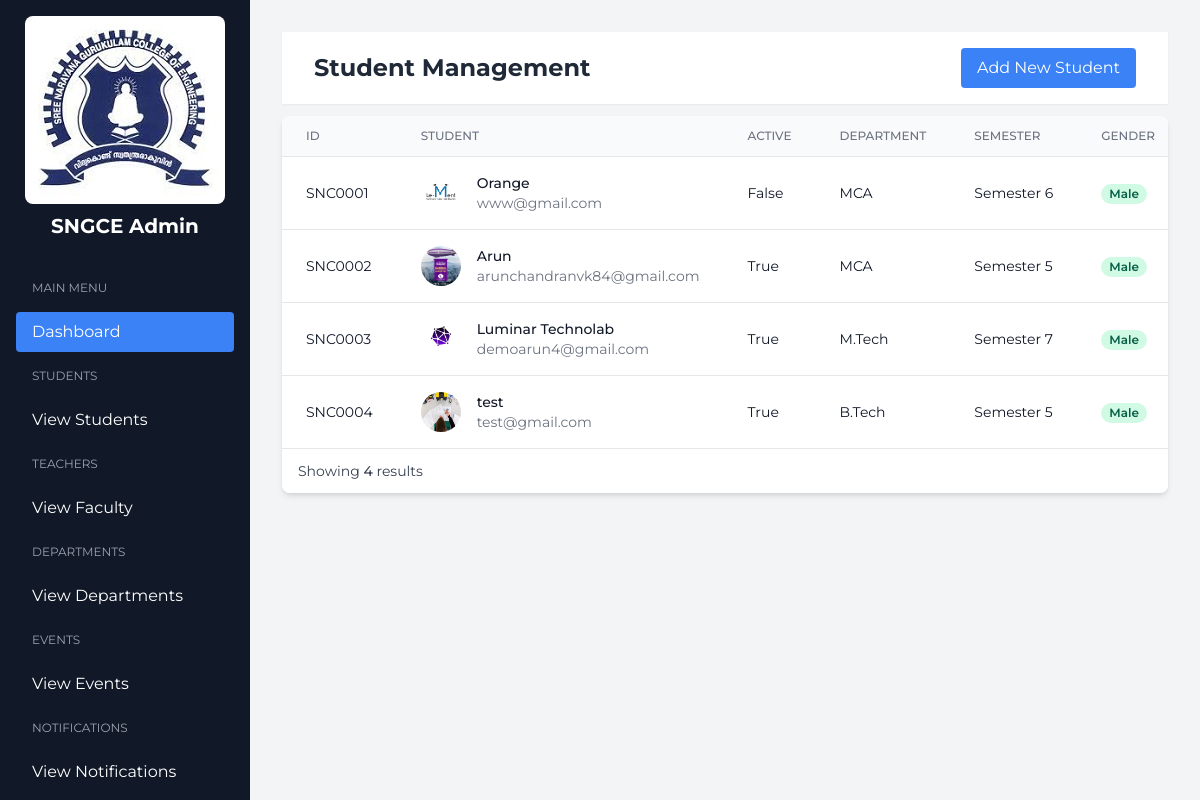
The page /student/ on the database its author committed.
### accounts/models.py (models this page shows, shortened)
class CustomUser(AbstractBaseUser,PermissionsMixin):
    name=models.CharField(max_length=200)
    email=models.EmailField(unique=True)
    is_active=models.BooleanField(default=True)
    is_staff=models.BooleanField(default=False)
    is_superuser=models.BooleanField(default=False)
    is_verified = models.BooleanField(default=False)
    objects = CustomUserManager()
    USERNAME_FIELD = 'email'
    REQUIRED_FIELDS = ['name']

class Student(CustomUser):
    std_id=models.CharField(unique=True,max_length=50)
    img=models.FileField(upload_to='media/student_image',null=True)
    options=(
        ("Male","Male"),
        ("Female","Female"),
        ("Others","Others")
    )
    gender=models.CharField(max_length=100,choices=options,default="Male")
    dob=models.DateField(null=True)
    sem = models.CharField(max_length=100,null=True)
    department=models.ForeignKey(Department,on_delete=models.CASCADE)

class CustomUser(AbstractBaseUser,PermissionsMixin):
    name=models.CharField(max_length=200)
    email=models.EmailField(unique=True)
    is_active=models.BooleanField(default=True)
    is_staff=models.BooleanField(default=False)
    is_superuser=models.BooleanField(default=False)
    is_verified = models.BooleanField(default=False)
    objects = CustomUserManager()
    USERNAME_FIELD = 'email'
    REQUIRED_FIELDS = ['name']

class Department(models.Model):
    name = models.CharField(max_length=100)
    created_at = models.DateTimeField(auto_now_add=True)

### adminpage/views.py (the view, shortened to what this page needs)
# urls.py: path('student/',StudentView.as_view(),name='student'),
class StudentView(View):
    template_name = 'student_view.html'
    def get(self, request, *args, **kwargs):
        student = Student.objects.all()
        count = student.count()
        department = Department.objects.all()
        context = {
            'students':student,
            'department':department,
            'count':count
        }
        return render(request, self.template_name, context)

### adminpage/templates/student_view.html (shortened to what this page needs)
{% extends 'admin_home.html' %}
{% block adminhome %}
{% load static %}
    <main class="main-content min-h-screen p-8">
        <header class="bg-white shadow-sm mb-3">
            <div class="flex justify-between items-center px-8 py-4">
                <h2 class="text-2xl font-bold text-gray-800">Student Management</h2>
                <div class="flex items-center space-x-4">
                    <button onclick="showAddTeacherModal()" class="bg-blue-500 text-white px-4 py-2 rounded hover:bg-blue-600">
                        Add New Student
                    </button>
                </div>
            </div>
        </header>
        <div class="mb-6">
            <div class="bg-white rounded-lg shadow-md overflow-hidden">
                <table class="min-w-full divide-y divide-gray-200">
                    <thead class="bg-gray-50">
                        <tr>
                            <th class="px-6 py-3 text-left text-xs font-medium text-gray-500 uppercase">ID</th>
                            <th class="px-6 py-3 text-left text-xs font-medium text-gray-500 uppercase">Student</th>
                            <th class="px-6 py-3 text-left text-xs font-medium text-gray-500 uppercase">Active</th>
                            <th class="px-6 py-3 text-left text-xs font-medium text-gray-500 uppercase">Department</th>
                            <th class="px-6 py-3 text-left text-xs font-medium text-gray-500 uppercase">Semester</th>
                            <th class="px-6 py-3 text-left text-xs font-medium text-gray-500 uppercase">Gender</th>
                        </tr>
                    </thead>
                    <tbody class="bg-white divide-y divide-gray-200">
                        {% for stu in students %}
                        <tr>
                            <td class="px-6 py-4 whitespace-nowrap">
                                <div class="text-sm text-gray-900">{{stu.std_id}}</div>
                            </td>
                            <td class="px-6 py-4 whitespace-nowrap">
                                <div class="flex items-center">
                                    <div class="flex-shrink-0 h-10 w-10">
                                        <img class="h-10 w-10 rounded-full" src="{{ stu.img.url }}" alt="photo" accept="image/*">
                                    </div>
                                    <div class="ml-4">
                                        <div class="text-sm font-medium text-gray-900">{{ stu.name }}</div>
                                         <div class="text-sm text-gray-500">{{ stu.email}}</div>
                                    </div>
                                </div>
                            </td>
                            <td class="px-6 py-4 whitespace-nowrap">
                                <div class="text-sm text-gray-900">{{ stu.is_active}}</div>
                            </td>
                            <td class="px-6 py-4 whitespace-nowrap">
                                <div class="text-sm text-gray-900">{{ stu.department.name}}</div>
                            </td>
                            <td class="px-6 py-4 whitespace-nowrap">
                                <div class="text-sm text-gray-900">{{ stu.sem}}</div>
                            </td>
                            <td class="px-6 py-4 whitespace-nowrap">
                                <span class="px-2 inline-flex text-xs leading-5 font-semibold rounded-full bg-green-100 text-green-800">
                                    {{stu.gender}}
                                </span>
                            </td>
                        </tr>
                                           {% endfor %}
                    </tbody>
                </table>
                <div class="bg-white px-4 py-3 border-t border-gray-200">
                    <div class="flex items-center justify-between">
                        <div class="text-sm text-gray-700">
                            Showing <span class="font-medium">{{count}}</span> results
                        </div>
                    </div>
                </div>
            </div>
        </div>
    </main>
{% endblock %}

### adminpage/templates/admin_home.html (shortened to what this page needs)
<!DOCTYPE html>
<html lang="en">
    {% load static %}
<head>
    <link href="https://cdnjs.cloudflare.com/ajax/libs/tailwindcss/2.2.19/tailwind.min.css" rel="stylesheet">
</head>
<body class="bg-gray-100">
    <aside class="sidebar fixed h-full bg-gray-900 text-white" style="overflow-y:scroll;scrollbar-width: none;">
        <div class="p-4">
            <div class="text-center mb-8">
                <img src="{% static 'images/college_logo.jpg' %}" alt="SNGCE Logo" class="mx-auto rounded-lg mb-2">
                <h1 class="text-xl font-bold">SNGCE Admin</h1>
            </div>
            <nav class="space-y-2">
                <div class="px-4 py-2 text-gray-400 text-xs uppercase">Main Menu</div>
                <a href="{% url 'ah' %}" class="block px-4 py-2 rounded hover:bg-blue-600 bg-blue-500">
                    Dashboard
                </a>
                <div class="px-4 py-2 text-gray-400 text-xs uppercase mt-4">Students</div>
                <a href="{% url 'student' %}" class="block px-4 py-2 rounded hover:bg-blue-600">View Students</a>
                 <div class="px-4 py-2 text-gray-400 text-xs uppercase mt-4">Teachers</div>
                <a href="{% url 'faculty' %}" class="block px-4 py-2 rounded hover:bg-blue-600">View Faculty</a>
                <div class="px-4 py-2 text-gray-400 text-xs uppercase mt-4">Departments</div>
                <a href="{% url 'dep' %}" class="block px-4 py-2 rounded hover:bg-blue-600">View Departments</a>
                <div class="px-4 py-2 text-gray-400 text-xs uppercase mt-4">Events</div>
                <a href="{% url 'event' %}" class="block px-4 py-2 rounded hover:bg-blue-600">View Events</a>
                <div class="px-4 py-2 text-gray-400 text-xs uppercase mt-4">Notifications</div>
                <a href="{% url 'notification' %}" class="block px-4 py-2 rounded hover:bg-blue-600">View Notifications</a>
            </nav>
        </div>
    </aside>
{% block adminhome %}{% endblock %}
</body>
</html>

### adminpage/templates/admin_home.html (style rules this page uses)
body { font-family: 'Montserrat', sans-serif; }
.sidebar { width: 250px; transition: width 0.3s; }
.main-content { margin-left: 250px; transition: margin-left 0.3s; }

### rows shown on the page
Student: std_id "SNC0001", img (picture), name "Orange", email "www@gmail.com", is_active "False", department.name "MCA", sem "Semester 6", gender "Male"
Student: std_id "SNC0002", img (picture), name "Arun", email "arunchandranvk84@gmail.com", is_active "True", department.name "MCA", sem "Semester 5", gender "Male"
Student: std_id "SNC0003", img (picture), name "Luminar Technolab", email "demoarun4@gmail.com", is_active "True", department.name "M.Tech", sem "Semester 7", gender "Male"
Student: std_id "SNC0004", img (picture), name "test", email "test@gmail.com", is_active "True", department.name "B.Tech", sem "Semester 5", gender "Male"

### other values the page prints
{{ count }} "4"
